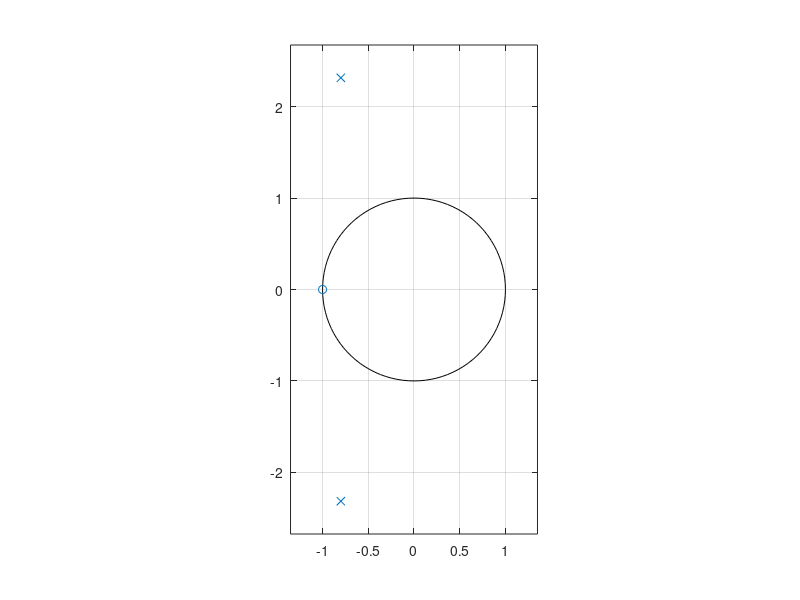

Recreate this plot in MATLAB.
% task 2
% stable system example
num = [1 1];
denum = [5 8 30];

[z, p, k] = tf2zp(num, denum)

zplane(z, p);

poly(p) %
